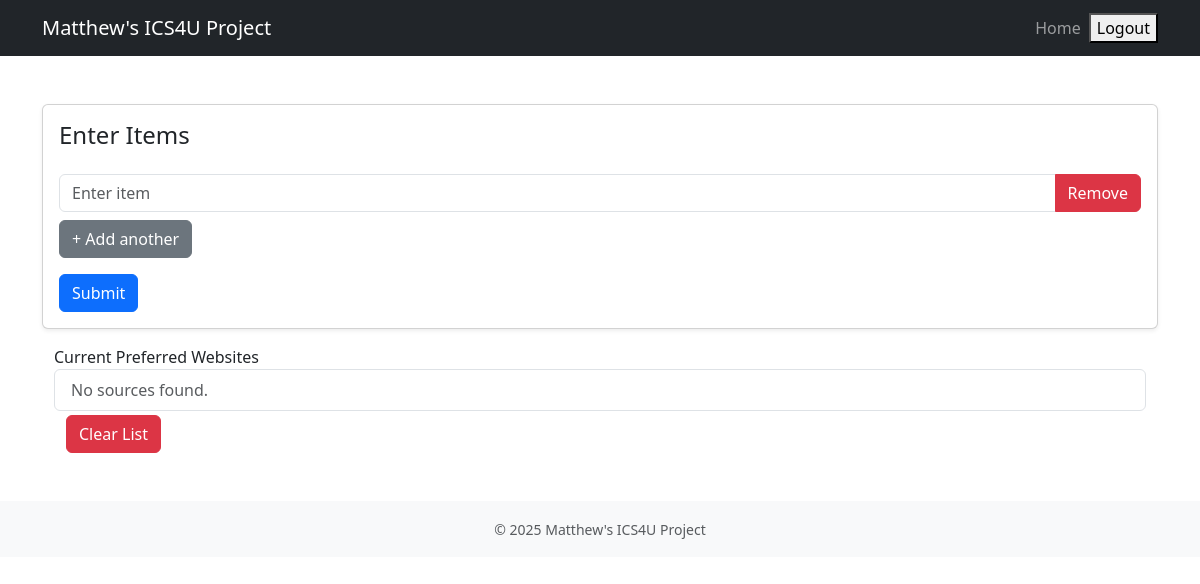
Page /prefs (signed in) on the earlier database version.
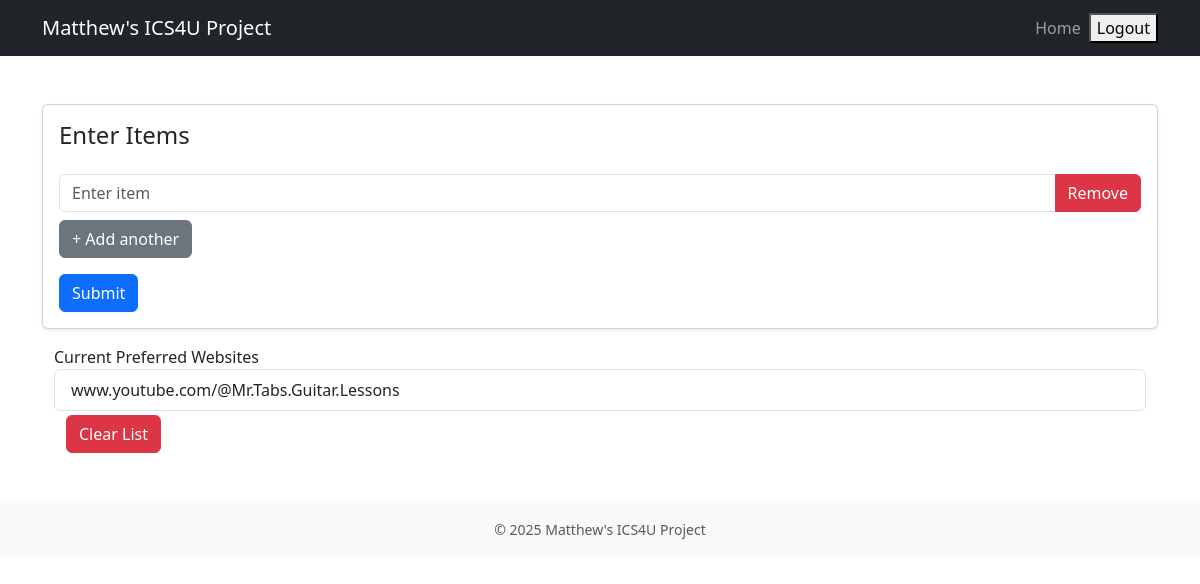
Same page on the later database version.
### tables this page shows
CREATE TABLE source_list (
            SourceId INTEGER PRIMARY KEY AUTOINCREMENT,
            SourceName TEXT NOT NULL,
            Url TEXT NOT NULL,
            UserID INTEGER,
            FOREIGN KEY (UserID) REFERENCES user(Id) ON DELETE CASCADE
        );

### app.py (the view)
@app.route("/prefs")
def prefs():
    connection = sqlite3.connect("database.db")
    cursor = connection.cursor()
    connection.row_factory = sqlite3.Row
    sources = connection.execute(
        "SELECT SourceId, SourceName FROM source_list WHERE UserID = (?)", (session["user_id"],)).fetchall()
    connection.close()
    return render_template("prefs.html", sources=sources)

### templates/prefs.html (shortened to what this page needs)
<!DOCTYPE html>
<html lang="en">
<head>
    <link
        href="https://cdn.jsdelivr.net/npm/bootstrap@5.3.2/dist/css/bootstrap.min.css"
        rel="stylesheet"
    >
</head>
<body>
    <nav class="navbar navbar-expand-lg navbar-dark bg-dark">
        <div class="container">
            <a class="navbar-brand" href="/">Matthew's ICS4U Project</a>
            <div class="collapse navbar-collapse">
                <ul class="navbar-nav ms-auto">
                    <li class="nav-item">
                        <a class="nav-link" href="/">Home</a>
                    </li>
                </ul>
            </div>
            <form method="POST" action="/logout">
                <button type="link" style="float:right">Logout</button>
            </form>
        </div>
    </nav>
    <div class="container mt-5">
        <div class="card shadow-sm">
            <div class="card-body">
                <h4 class="card-title mb-4">Enter Items</h4>
                <form method="POST" action="/submit">
                    <div id="input-list">
                        <div class="input-group mb-2">
                            <input type="text" name="items[]" class="form-control" placeholder="Enter item">
                            <button type="button" class="btn btn-danger remove-btn">Remove</button>
                        </div>
                    </div>
                    <button type="button" class="btn btn-secondary mb-3" id="add-btn">
                        + Add another
                    </button>
                    <div>
                        <button type="submit" class="btn btn-primary">
                            Submit
                        </button>
                    </div>
                </form>
            </div>
        </div>
        <div class="container mt-3">
            <div class="card-title">Current Preferred Websites</div>
        <ul class="list-group">
        {% for source in sources %}
            <li class="list-group-item">
                {{ source.SourceName }}
            </li>
        {% else %}
            <li class="list-group-item text-muted">
                No sources found.
            </li>
        {% endfor %}
        </ul>
        <div class="container mt-1">
            <form method="POST" action="/clearpref">
                <button type="submit" class="btn btn-danger">Clear List</button>
            </form>
        </div>
    </div>
    </div>
    <footer class="bg-light text-center mt-5 py-3">
        <small class="text-muted">
            © 2025 Matthew's ICS4U Project
        </small>
    </footer>
</body>
</html>

Differences in the rows shown:
added source_list: SourceName "www.youtube.com/@Mr.Tabs.Guitar.Lessons"
Other differences:
text no longer shown: "No sources found."
